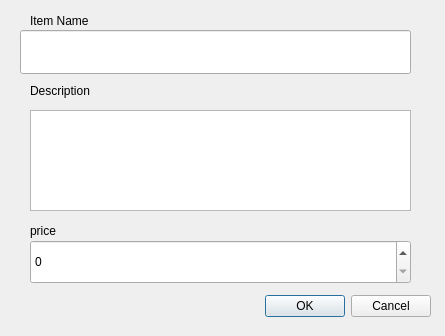
<?xml version="1.0" encoding="UTF-8"?>
<ui version="4.0">
 <class>Dialog</class>
 <widget class="QDialog" name="Dialog">
  <property name="geometry">
   <rect>
    <x>0</x>
    <y>0</y>
    <width>445</width>
    <height>336</height>
   </rect>
  </property>
  <property name="windowTitle">
   <string>Dialog</string>
  </property>
  <widget class="QDialogButtonBox" name="buttonBox">
   <property name="geometry">
    <rect>
     <x>70</x>
     <y>290</y>
     <width>361</width>
     <height>32</height>
    </rect>
   </property>
   <property name="orientation">
    <enum>Qt::Horizontal</enum>
   </property>
   <property name="standardButtons">
    <set>QDialogButtonBox::Cancel|QDialogButtonBox::Ok</set>
   </property>
  </widget>
  <widget class="QLabel" name="label">
   <property name="geometry">
    <rect>
     <x>30</x>
     <y>10</y>
     <width>101</width>
     <height>22</height>
    </rect>
   </property>
   <property name="text">
    <string>Item Name</string>
   </property>
  </widget>
  <widget class="QLabel" name="label_2">
   <property name="geometry">
    <rect>
     <x>30</x>
     <y>80</y>
     <width>121</width>
     <height>22</height>
    </rect>
   </property>
   <property name="text">
    <string>Description</string>
   </property>
  </widget>
  <widget class="QLabel" name="label_3">
   <property name="geometry">
    <rect>
     <x>30</x>
     <y>220</y>
     <width>67</width>
     <height>22</height>
    </rect>
   </property>
   <property name="text">
    <string>price</string>
   </property>
  </widget>
  <widget class="QLineEdit" name="lineEdit">
   <property name="geometry">
    <rect>
     <x>20</x>
     <y>30</y>
     <width>391</width>
     <height>44</height>
    </rect>
   </property>
  </widget>
  <widget class="QTextEdit" name="textEdit">
   <property name="geometry">
    <rect>
     <x>30</x>
     <y>110</y>
     <width>381</width>
     <height>101</height>
    </rect>
   </property>
  </widget>
  <widget class="QSpinBox" name="spinBox">
   <property name="geometry">
    <rect>
     <x>30</x>
     <y>240</y>
     <width>381</width>
     <height>44</height>
    </rect>
   </property>
   <property name="maximum">
    <number>200</number>
   </property>
  </widget>
 </widget>
 <resources/>
 <connections>
  <connection>
   <sender>buttonBox</sender>
   <signal>accepted()</signal>
   <receiver>Dialog</receiver>
   <slot>accept()</slot>
   <hints>
    <hint type="sourcelabel">
     <x>248</x>
     <y>254</y>
    </hint>
    <hint type="destinationlabel">
     <x>157</x>
     <y>274</y>
    </hint>
   </hints>
  </connection>
  <connection>
   <sender>buttonBox</sender>
   <signal>rejected()</signal>
   <receiver>Dialog</receiver>
   <slot>reject()</slot>
   <hints>
    <hint type="sourcelabel">
     <x>316</x>
     <y>260</y>
    </hint>
    <hint type="destinationlabel">
     <x>286</x>
     <y>274</y>
    </hint>
   </hints>
  </connection>
 </connections>
</ui>
